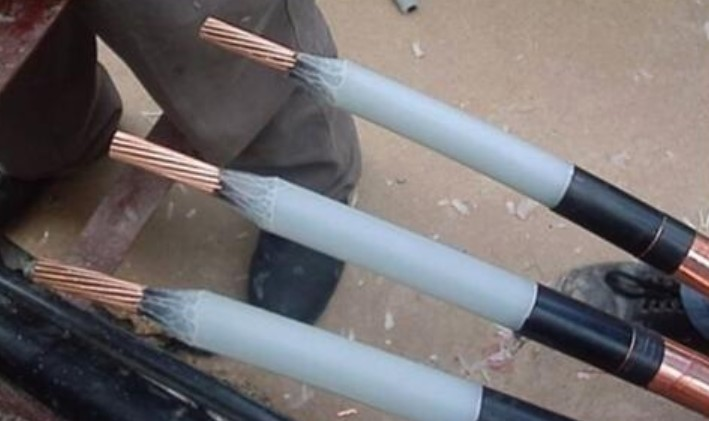
#> input picture Cable_3_in_a_View.jpg, 709 x 421 px, found by its file name
$ python main.py   (older library calls are emulated)
#> lines starting #> are read from the running program, lines starting #| are printed output that depends on the picture
import cv2
import numpy as np

# 指定图像文件的绝对路径
image_path = '.\Cable_3_in_a_View.jpg'

# 读取图像
image = cv2.imread(image_path, cv2.IMREAD_GRAYSCALE)
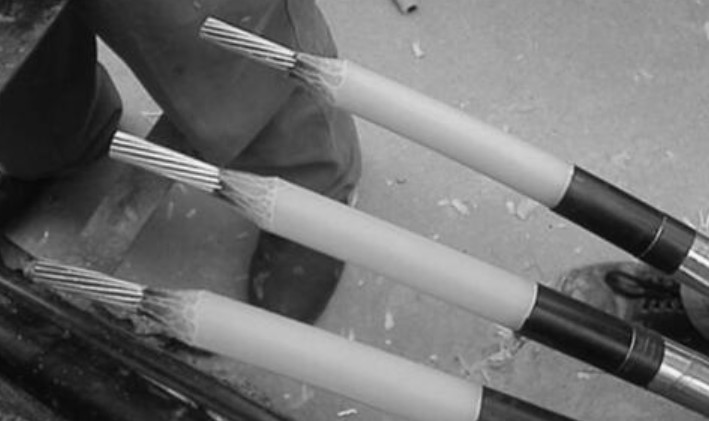
#> image: shape (421, 709); min 7, max 254, mean 111

if image is not None:
    # 使用Sobel算子进行边缘检测
    sobel_x = cv2.Sobel(image, cv2.CV_64F, 1, 0, ksize=3)
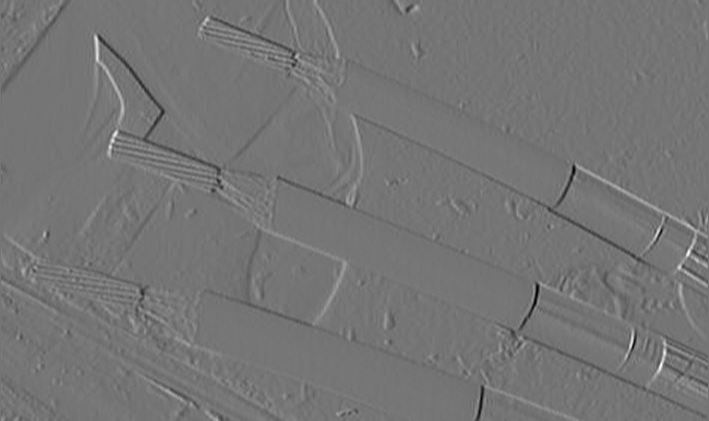
#> sobel_x: shape (421, 709) float64; min -451, max 530, mean 1; drawn with min black and max white
    sobel_y = cv2.Sobel(image, cv2.CV_64F, 0, 1, ksize=3)
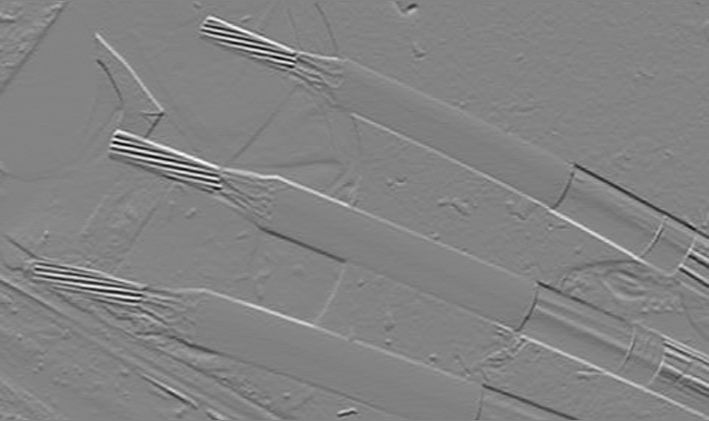
#> sobel_y: shape (421, 709) float64; min -518, max 488, mean -0.5; drawn with min black and max white

    # 合并x和y方向的边缘检测结果
    edges = np.sqrt(sobel_x**2 + sobel_y**2)
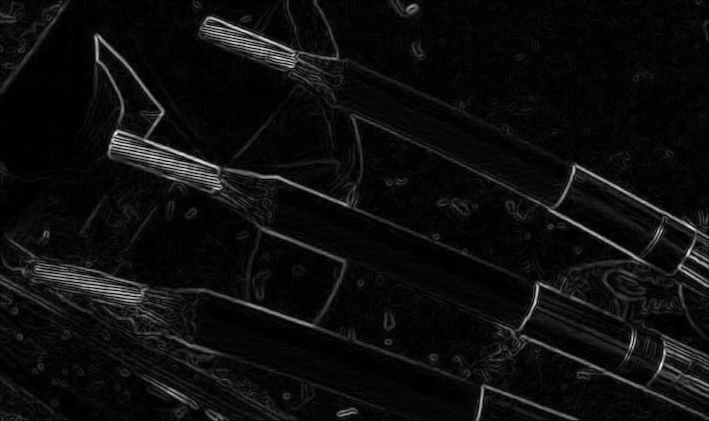
#> edges: shape (421, 709) float64; min 0, max 583.5, mean 31.4; drawn with min black and max white

    # 将边缘结果转换为8位图像
    edges = np.uint8(edges)
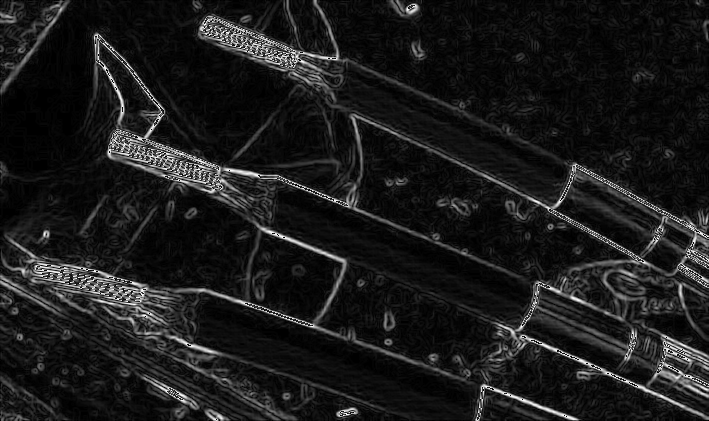
#> edges: shape (421, 709); min 0, max 255, mean 27.1

    # 显示原始图像
    cv2.imshow('Original Image', image)

    # 显示边缘检测结果
    cv2.imshow('Edge Detection (Sobel)', edges)

    # 等待按下任意键后关闭窗口
    cv2.waitKey(0)
    cv2.destroyAllWindows()
else:
    print("无法读取图像文件，请检查文件路径和文件是否存在。")
